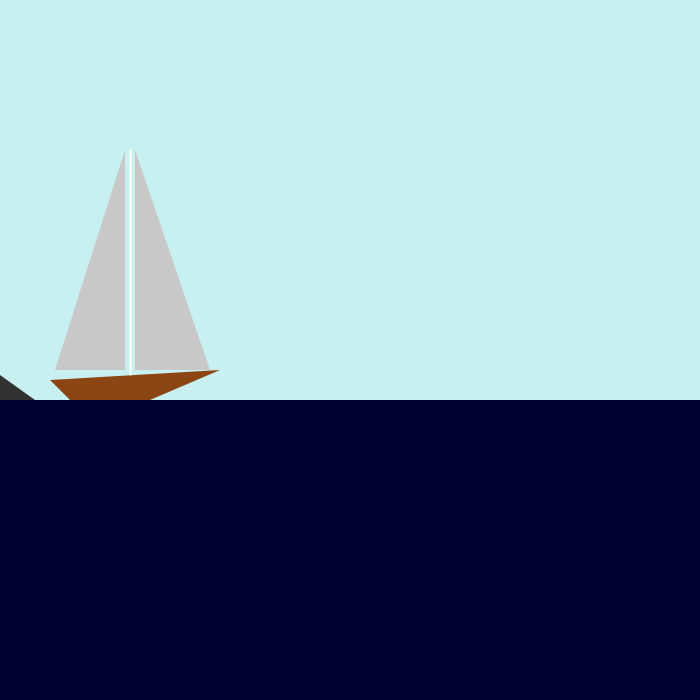
Frame 1 (no input)
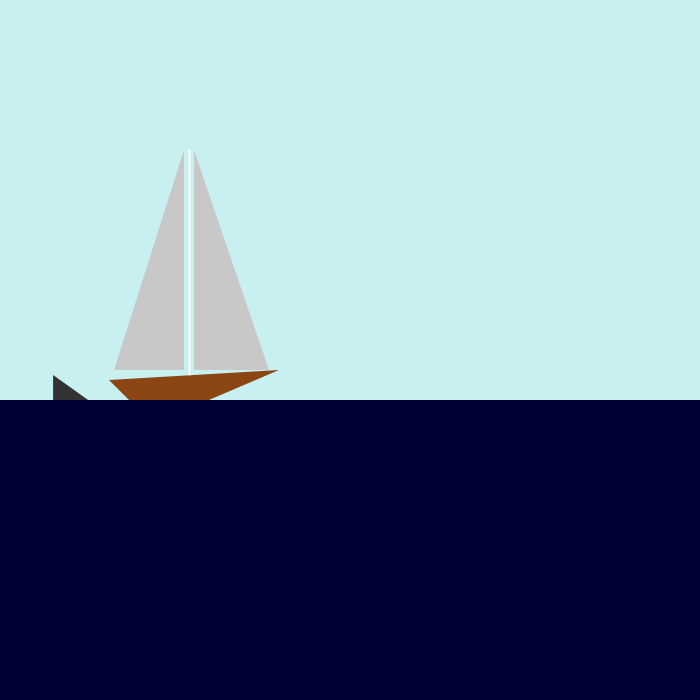
Frame 60 (the mouse pressed at the canvas centre just before this capture)
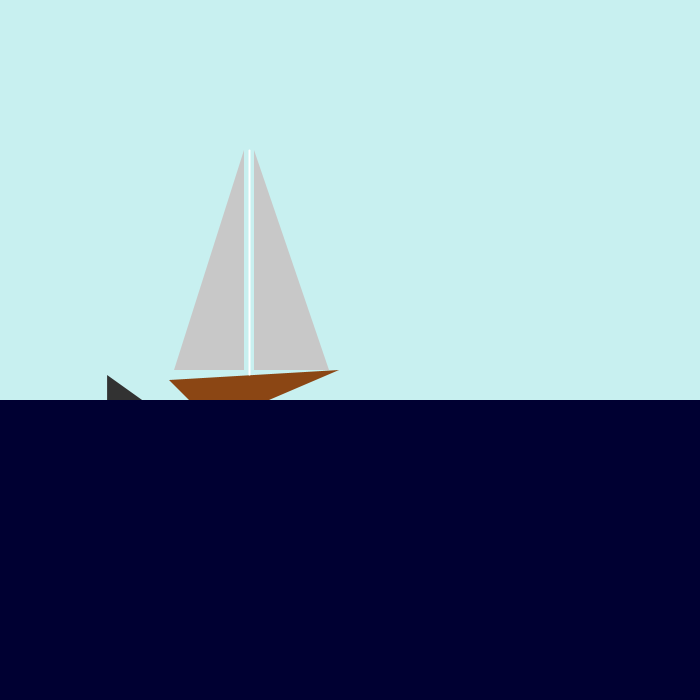
Frame 120 (the mouse held since frame 60 and released just before this capture)

The Processing sketch that drew these frames (run headless with seeded random() and noise(); from frame 60 on, the mouse is pressed at the canvas centre):

// Processing sketch: processing_50538
// ── processing_50538.pde

int cubierta;
int mastil;
int vela1;
int vela2;
float tib;

void setup () {
  size (700, 700);
  smooth();
  cubierta=50;
  mastil=130;
  vela1=125;
  vela2=135;
  tib=0;
}

void draw() {
  noStroke();
  background(200,240, 240);
  fill (0, 0, 50);
  rect (0, 400, 700, 700);
  
  fill (139, 70, 20);
  quad (cubierta, 380, cubierta+170, 370, cubierta+100, 400, cubierta+20, 400);
  fill(255,255,255);
  stroke (255, 255, 255);
  strokeWeight (2);
  line (mastil, 150, mastil, 374);
  noStroke ();
  fill (200, 200, 200);
  triangle (vela1, 150, vela1, 370, vela1-70, 370);
  triangle (vela2, 150, vela2, 370, vela2+75, 370);
  fill (50, 50, 50);
  triangle (tib, 400, tib+35, 400, tib, 375);
  
  cubierta=cubierta+1;
  mastil=mastil+1;
  vela1=vela1+1;
  vela2=vela2+1;
  tib=tib+.9;
}
